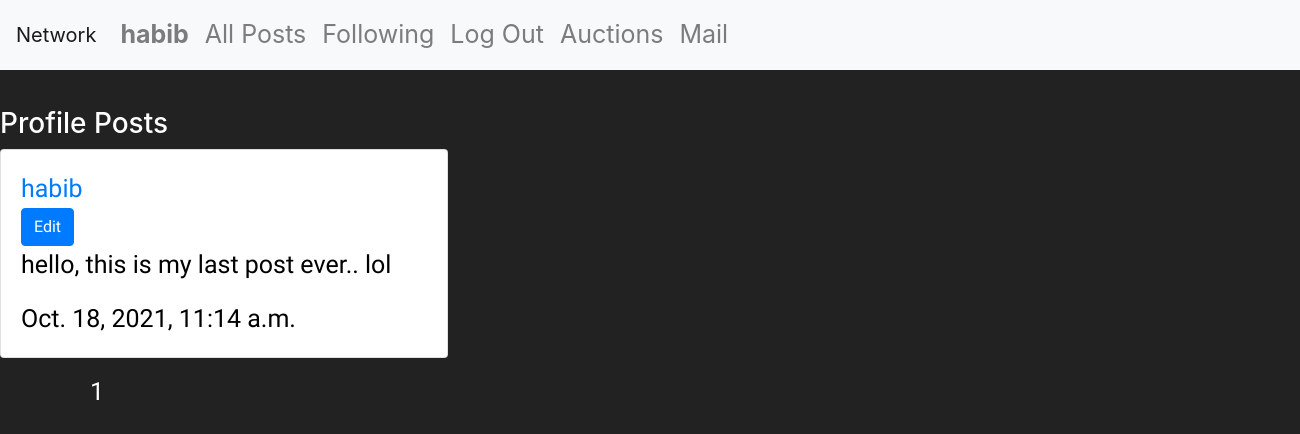
Before: /profile/habib (signed in) with the older database file.
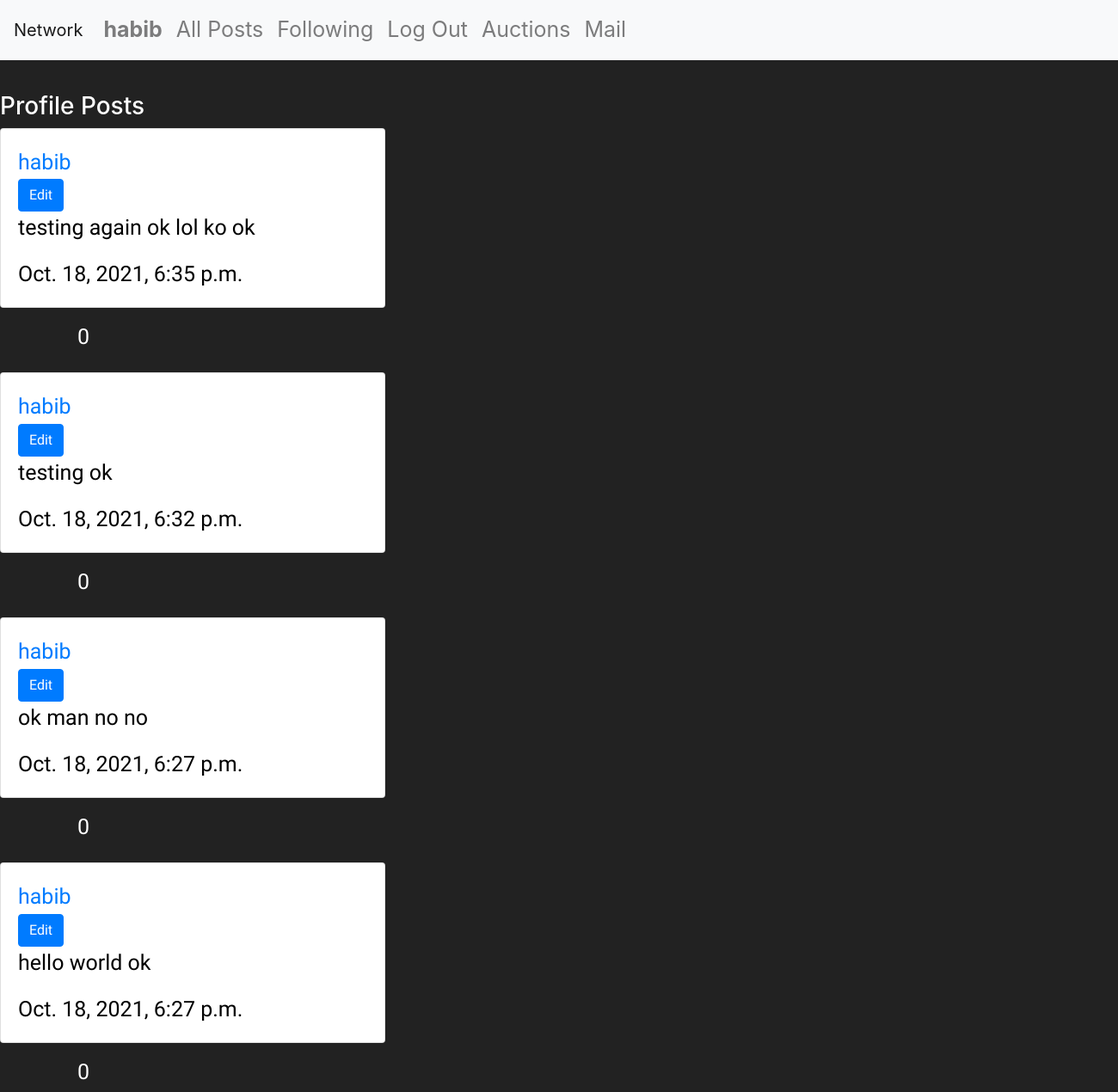
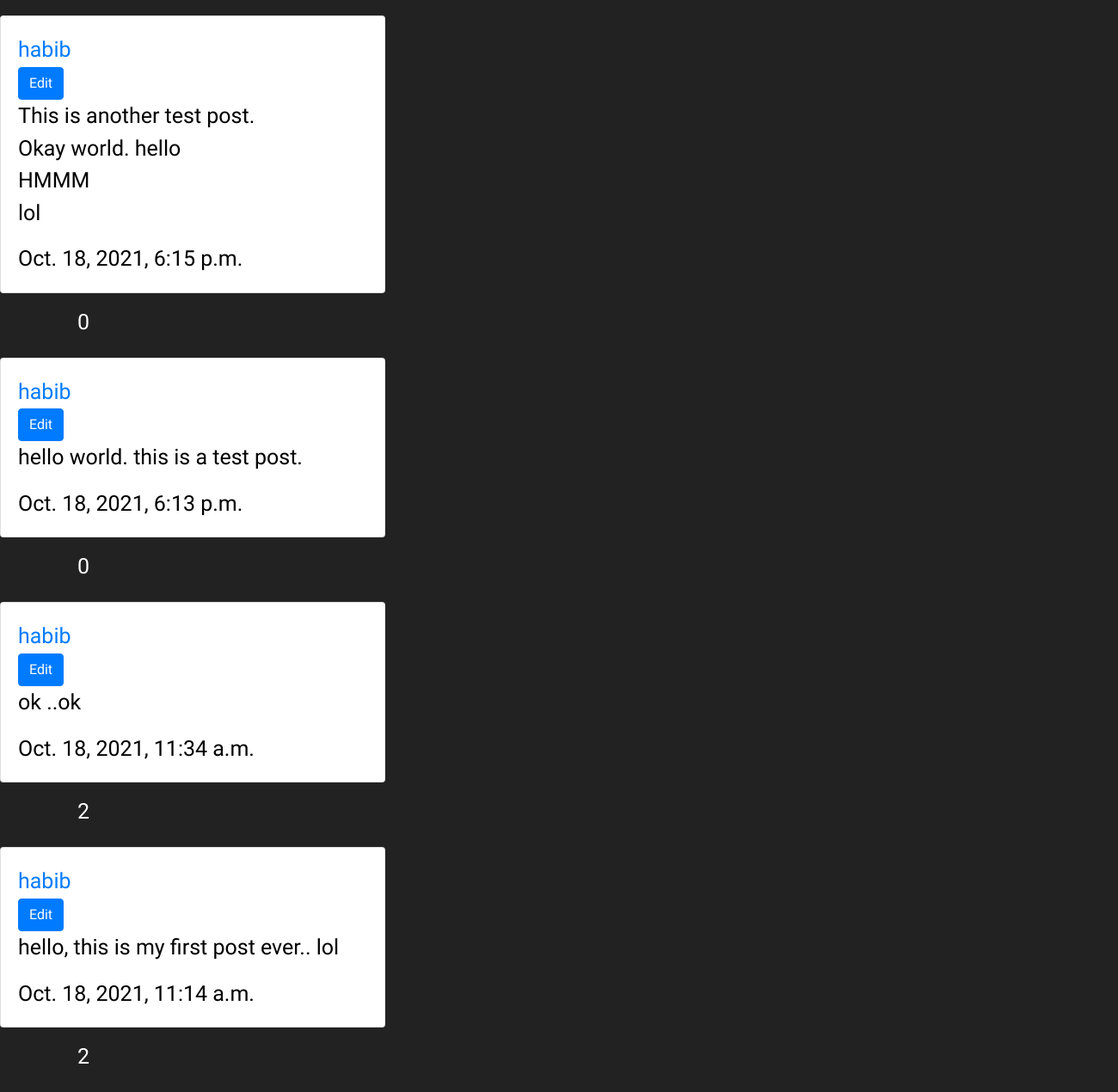
After: the same page with the newer database file (2 pictures, top to bottom).
### network/models.py (models this page shows, shortened)
class Post(models.Model):
    user = models.ForeignKey(User, on_delete=models.CASCADE)
    post = models.CharField(max_length=999)
    timestamp = models.DateTimeField(auto_now_add=True)
    def likes(self):
        return Like.objects.filter(post=self.id).count()

class User(AbstractUser):
    pass

### network/views.py (the view)
# urls.py: path('profile/<str:name>', views.profile, name='profile'),
@csrf_exempt
@login_required
def profile(request,name):
    user = User.objects.get(username=name)
    posts = Post.objects.order_by("-timestamp").filter(user=user)
    return render(request, "network/profile.html", {'posts': posts, 'person': user})

### network/templates/network/profile.html (shortened to what this page needs)
{% extends "network/layout.html" %}
{% block style %}
{% load static %}
<link rel="stylesheet" href="https://maxcdn.bootstrapcdn.com/bootstrap/4.0.0/css/bootstrap.min.css"
>
{% endblock %}
{% block body %}
<div id="docbody">
  <button id="followButton" onclick="followMe()" style="display: none;" class="btn btn-primary"></button> <br>
  <h3 id="heading">Profile Posts</h3>
  <div id="all-posts">
    {% for element in posts %}
    <div id='{{element.id}}Post'>
      <div class="card" style="width: 28rem;color: black;">
        <div class="card-body">
          {% if user.is_authenticated %}
          <a href="profile/{{element.user}}" class="card-title"> {{element.user}} </a>
          {% else %}
          <a class="card-title">{{element.user}}</a>
          {% endif %}
          {% if user == element.user %}
          <div> <a id="{{element.id}}editLink" class="btn btn-primary" onclick="editPost(this.id)"
              href="javascript:void(0)"> Edit</a> </div>
          {% endif %}
          <p id="{{element.id}}content" class="card-text">{{element.post}}</p>
          <div class="elemTimeStamp">{{element.timestamp}}</div>
        </div>
      </div>
      <div id="{{element.id}}numLikes" class="numLikes">{{element.likes}}</div>
    </div>
    <br>
    {% endfor %}
  </div>
</div>
{% endblock %}

Changed rows visible on the page:
added Post: user "habib", post "testing again ok lol ko ok", timestamp "Oct. 18, 2021, 6:35 p.m.", likes "0"
added Post: user "habib", post "testing ok", timestamp "Oct. 18, 2021, 6:32 p.m.", likes "0"
added Post: user "habib", post "ok man no no", timestamp "Oct. 18, 2021, 6:27 p.m.", likes "0"
added Post: user "habib", post "hello world ok", timestamp "Oct. 18, 2021, 6:27 p.m.", likes "0"
added Post: user "habib", post "This is another test post. Okay world. hello HMMM lol", timestamp "Oct. 18, 2021, 6:15 p.m.", likes "0"
added Post: user "habib", post "hello world. this is a test post.", timestamp "Oct. 18, 2021, 6:13 p.m.", likes "0"
added Post: user "habib", post "ok ..ok", timestamp "Oct. 18, 2021, 11:34 a.m.", likes "2"
changed Post: post "hello, this is my last post ever.. lol" → "hello, this is my first post ever.. lol"; likes "1" → "2"
